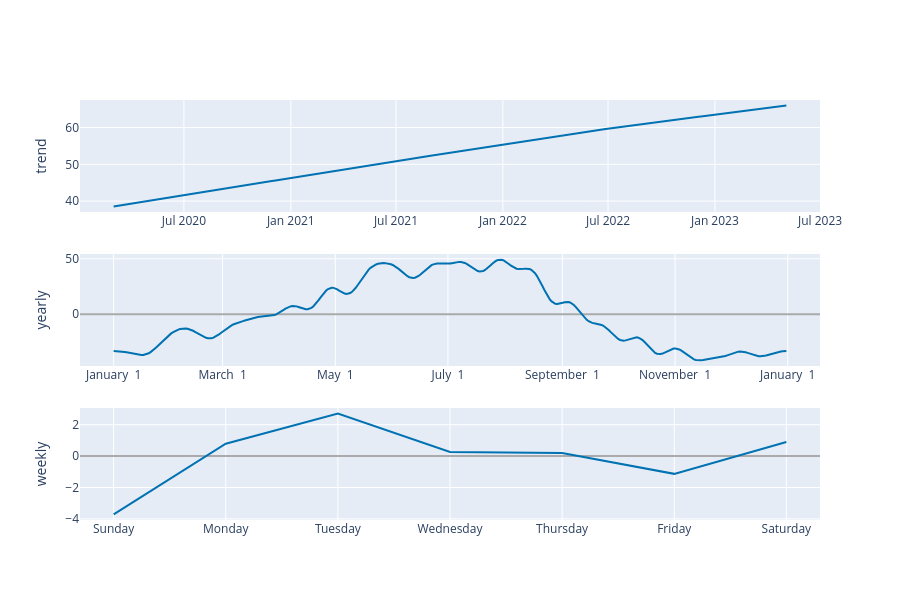

Here is the notebook cell this chart was saved with:
### Code cell
fig = plot_components_plotly(modelo, previsao)
fig.show()

### Figure 1 — Plotly figure (JSON) as saved in the notebook; plotly's stock layout.template omitted (floating-point values rounded to 4 significant figures; data arrays with more than 128 entries replaced by an {"elided": "..."} marker saying what was removed)
{"data": [{"line": {"color": "#0072B2", "width": 2}, "mode": "lines", "name": "trend", "type": "scatter", "x": {"elided": "960 str values"}, "xaxis": "x", "y": {"elided": "960 float values"}, "yaxis": "y"}, {"line": {"color": "#0072B2", "width": 2}, "mode": "lines", "name": "yearly", "type": "scatter", "x": {"elided": "365 str values"}, "xaxis": "x2", "y": {"elided": "365 float values"}, "yaxis": "y2"}, {"line": {"color": "#0072B2", "width": 2}, "mode": "lines", "name": "weekly", "type": "scatter", "x": ["2017-01-01T00:00:00", "2017-01-02T00:00:00", "2017-01-03T00:00:00", "2017-01-04T00:00:00", "2017-01-05T00:00:00", "2017-01-06T00:00:00", "2017-01-07T00:00:00"], "xaxis": "x3", "y": [-3.712, 0.7897, 2.707, 0.2584, 0.1908, -1.13, 0.896], "yaxis": "y3"}], "layout": {"height": 600, "showlegend": false, "width": 900, "xaxis": {"anchor": "y", "domain": [0, 1], "range": ["2020-01-04T02:24:00", "2023-06-30T21:36:00"], "type": "date"}, "xaxis2": {"anchor": "y2", "domain": [0, 1], "range": ["2016-12-13T18:54:02.958904115", "2018-01-18T11:04:57.863013581"], "tickformat": "%B %e", "type": "date"}, "xaxis3": {"anchor": "y3", "domain": [0, 1], "range": ["2016-12-31T16:48:00", "2017-01-07T07:12:00"], "tickformat": "%A", "type": "date"}, "yaxis": {"anchor": "x", "domain": [0.7333, 1], "rangemode": "normal", "title": {"text": "trend"}, "zerolinecolor": "#AAA"}, "yaxis2": {"anchor": "x2", "domain": [0.3667, 0.6333], "title": {"text": "yearly"}, "zerolinecolor": "#AAA"}, "yaxis3": {"anchor": "x3", "domain": [0, 0.2667], "title": {"text": "weekly"}, "zerolinecolor": "#AAA"}}}
